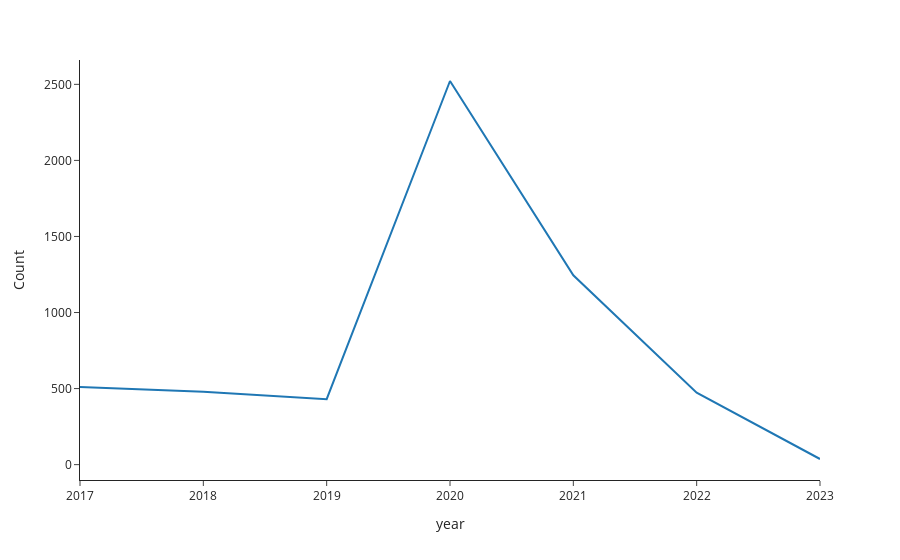

The cell this chart's notebook holds for it:
### Code cell
def nyt_counts():
    df = nyt_data()
    df_pivot = pd.pivot_table(df, index='year', values='date',
                          aggfunc='count', margins=True, margins_name='count')
    df_pivot.drop(index='count', inplace=True)
    # renmae not working
    df_pivot.rename(columns={'date':'Count', 'year':'Year'}, inplace=True)
    fig = px.line(df_pivot, y='Count', template="simple_white")
    fig.update_layout(xaxis_showgrid=False, yaxis_showgrid=False)

    return fig.show()

nyt_counts()

### Figure 1 — Plotly figure (JSON) as saved in the notebook; plotly's stock layout.template omitted (floating-point values rounded to 4 significant figures)
{"data": [{"hovertemplate": "year=%{x}<br>Count=%{y}<extra></extra>", "legendgroup": "", "line": {"color": "#1F77B4", "dash": "solid"}, "marker": {"symbol": "circle"}, "mode": "lines", "name": "", "orientation": "v", "showlegend": false, "type": "scatter", "x": [2017, 2018, 2019, 2020, 2021, 2022, 2023], "xaxis": "x", "y": [511, 479, 430, 2522, 1245, 473, 37], "yaxis": "y"}], "layout": {"legend": {"tracegroupgap": 0}, "margin": {"t": 60}, "xaxis": {"anchor": "y", "domain": [0, 1], "showgrid": false, "title": {"text": "year"}}, "yaxis": {"anchor": "x", "domain": [0, 1], "showgrid": false, "title": {"text": "Count"}}}}
